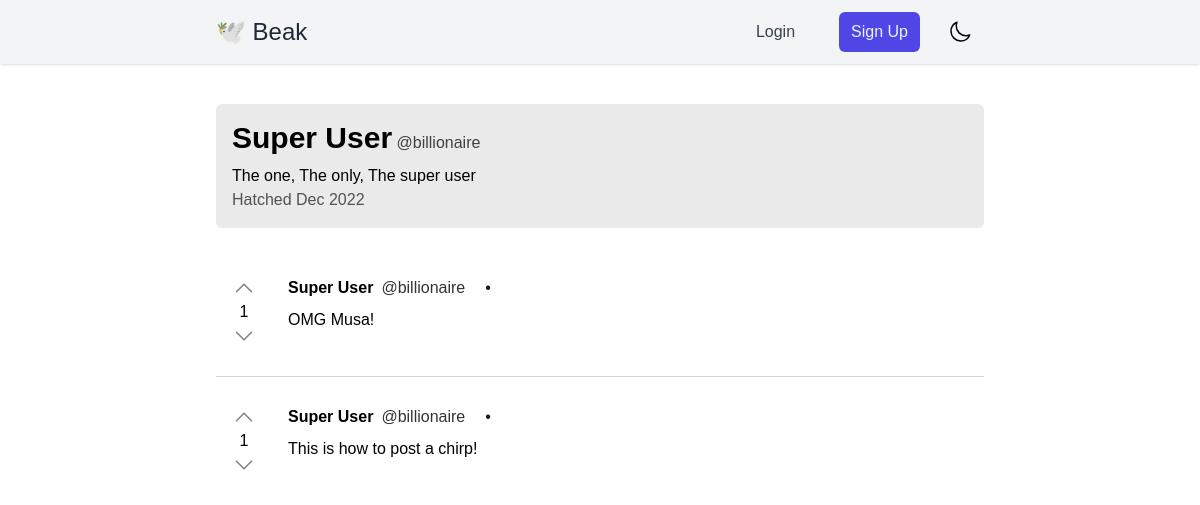
Screenshot of /billionaire/profile/ with the database file from the repository.
### users/models.py (models this page shows)
class Profile(models.Model):
    user = models.OneToOneField(User, on_delete=models.CASCADE)
    bio = models.CharField(max_length=100, blank=True)
    date_created = models.DateTimeField(default=timezone.now)

### chirps/models.py (models this page shows)
class Chirp(models.Model):
    id = ShortUUIDField(primary_key=True)
    content = models.TextField(max_length=280)
    date_chirped = models.DateTimeField(default=timezone.now)
    author = models.ForeignKey(User, on_delete=models.CASCADE)
    up_votes = models.ManyToManyField(User, related_name="chirp_up_votes")
    down_votes = models.ManyToManyField(User, related_name="chirp_down_votes")
    def up_votes_count(self):
        return self.up_votes.count()
    def down_votes_count(self):
        return self.down_votes.count()

### users/views.py (the view)
# urls.py: path("<str:username>/profile/", views.profile, name="profile"),
def profile(request, username):
    profile_user = User.objects.get(username=username)
    profile_chirps = Chirp.objects.all().filter(
        author=profile_user).order_by('date_chirped').reverse()
    profile_profile = profile_user.profile
    return render(request, "users/profile.html", context={"profile_user": profile_user, "profile_chirps": profile_chirps, "profile": profile_profile, "title": f"{profile_user.get_full_name()}'s Profile"})

### ui/templatetags/chirp_tags.py (called while the page is built)
@register.filter(name='vote')
def vote(chirp):
    return chirp.up_votes_count() - chirp.down_votes_count()

@register.filter(name='if_up_voted')
def if_up_voted(chirp, user):
    return bool(chirp.up_votes.filter(id=user.id).exists())

@register.filter(name='if_down_voted')
def if_up_voted(chirp, user):
    return bool(chirp.down_votes.filter(id=user.id).exists())

### users/templates/users/profile.html (shortened to what this page needs)
{% extends 'ui/base.html' %}
{% block content %}
<div class="bg-neutral-200 bg-opacity-80 dark:bg-neutral-800 dark:bg-opacity-100 p-4 rounded-md mb-5">
    <div class="flex justify-between">
        <div class="mb-2">
            <h1 class="inline text-3xl font-bold">{{ profile_user.get_full_name }}</h1>
            <p class="inline text-neutral-700 dark:text-neutral-400">@{{ profile_user.username }}</p>
        </div>
    </div>
    <p>{{ profile.bio }}</p>
    <p class="text-neutral-600 dark:text-neutral-400">Hatched {{ profile.date_created|date:'M Y' }}</p>
</div>
{% if profile_chirps %}
<div>
    {% for chirp in profile_chirps %}
    {% include 'chirps/chirp_component.html' %}
    {% if not forloop.last %}
    <hr />
    {% endif %}
    {% endfor %}
</div>
{% else %}
<h1 class="text-2xl p-5">No chirps available by this user</h1>
{% endif %}
{% endblock content %}

### chirps/templates/chirps/chirp_component.html (shortened to what this page needs)
{% load chirp_tags %}
<div class="flex">
  <div class="p-4 my-3 flex flex-col items-center justify-between">
    <div class="flex">
      <a href="/{{ chirp.author }}/chirp/{{ chirp.id }}/upvote" {% if not user.is_authenticated %}disabled{% endif %}
        class="{% if not user.is_authenticated %}opacity-50{% endif %}">
        <svg xmlns="http://www.w3.org/2000/svg" {% if chirp|if_up_voted:user %}fill="#000000" {% else %}fill="none"{% endif %} viewBox="0 0 24 24" stroke-width="1.5" stroke="currentColor"
          class="w-6 h-6">
          <path stroke-linecap="round" stroke-linejoin="round" d="M4.5 15.75l7.5-7.5 7.5 7.5" />
        </svg>
      </a>
    </div>
    <p>{{ chirp|vote }}</p>
    <div class="flex">
      <a href="/{{ chirp.author }}/chirp/{{ chirp.id }}/downvote" {% if not user.is_authenticated %}disabled{% endif %} class="{% if not user.is_authenticated %}opacity-50{% endif %}">
        <svg xmlns="http://www.w3.org/2000/svg" {% if chirp|if_down_voted:user %}fill="#000000" {% else %}fill="none"{% endif %} viewBox="0 0 24 24" stroke-width="1.5" stroke="currentColor"
          class="w-6 h-6">
          <path stroke-linecap="round" stroke-linejoin="round" d="M19.5 8.25l-7.5 7.5-7.5-7.5" />
        </svg>
    </div>
  </div>
  <article onclick="window.location.href = '{% url 'view-chirp' username=chirp.author id=chirp.id %}';"
    class="p-4 my-3 ml-0 w-full rounded-md cursor-pointer  hover:bg-neutral-200 dark:hover:bg-neutral-800 hover:bg-opacity-30 dark:hover:bg-opacity-30 transition-colors"
    x-data="{ date: dayjs('{{ chirp.date_chirped|date:'c' }}').fromNow() }" @click="console.log('hello world')">
    <div class="flex items-center mb-2">
      <div class="flex mr-5">
        <a href="{% url 'profile' chirp.author %}" class="font-bold hover:underline mr-2">{{ chirp.author.get_full_name }}</a>
        <p class="opacity-80">@{{ chirp.author.username }}</p>
      </div>
      <p class="opacity-90 mr-5">&#x2022;</p>
    </div>
    <h1>{{ chirp.content }}</h1>
  </article>
</div>

### rows the page displays
Profile: bio "The one, The only, The super user", date_created "Dec 2022"
Chirp: id "1", author.get_full_name "Super User", author.username "billionaire", content "OMG Musa!"
Chirp: id "1", author.get_full_name "Super User", author.username "billionaire", content "This is how to post a chirp!"

### other values shown
{{ profile_user.get_full_name }} "Super User"
{{ profile_user.username }} "billionaire"
